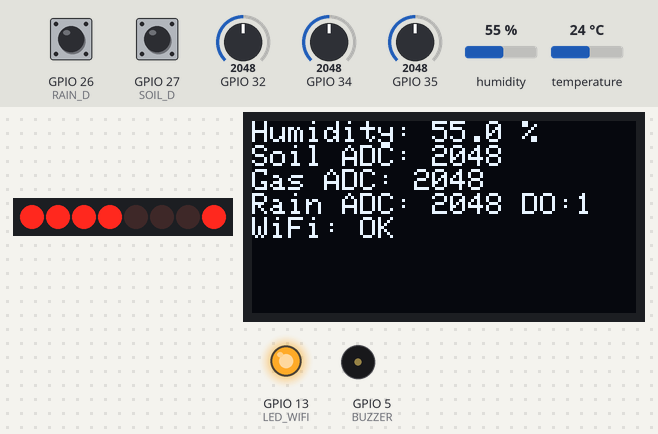
This sketch was run on a simulated ESP32. Parts: 8 shift-register outputs drawn as a row of LEDs (first output left, lit = HIGH), 128×64 one-colour display, output pins drawn as LEDs (lit = HIGH), buzzer (waves = sounding). Wiring (inferred from the names in the program): shift register (74HC595): data GPIO 23; shift clock GPIO 18; latch GPIO 19. Wiring (inferred from the signals the program sends): row of LEDs: on Q0, Q1, Q2, Q3, Q4, Q5, Q6, Q7. The inputs (shaded band) are chosen by the test bench; at power-on: GPIO 35 = 2048, GPIO 26 (RAIN_D) HIGH, GPIO 34 = 2048, GPIO 27 (SOIL_D) HIGH, GPIO 32 = 2048, humidity 55 %, temperature 24 °C. WiFi joins after 1.5 s; servers stay silent unless stated; uploads are accepted with an empty reply; pins used as bus, display or sensor lines are not drawn; what the sketch prints to the serial monitor is not drawn.

Above: at 2.9 s.
3.0 s: GPIO 35 set to 3542
At 6.1 s:
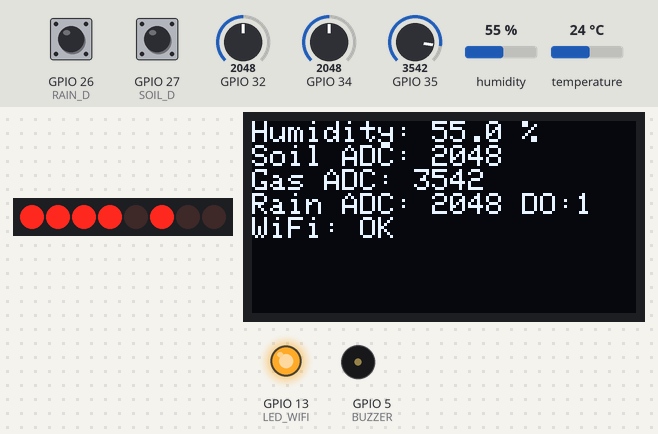
6.5 s: GPIO 35 set to 3632
At 9.2 s:
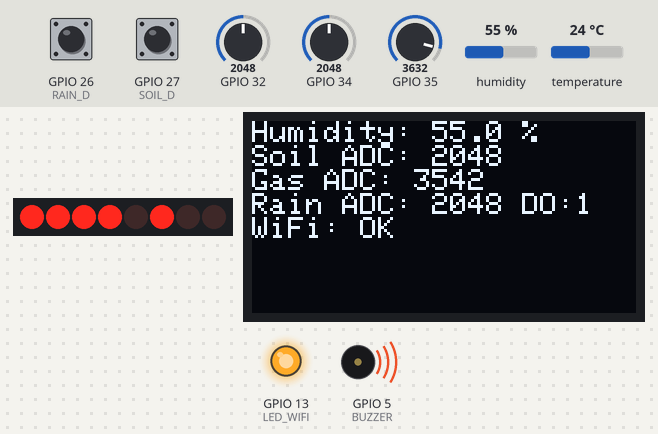
11.6 s: GPIO 26 (RAIN_D) pulled LOW for 3.2 s
At 13.4 s:
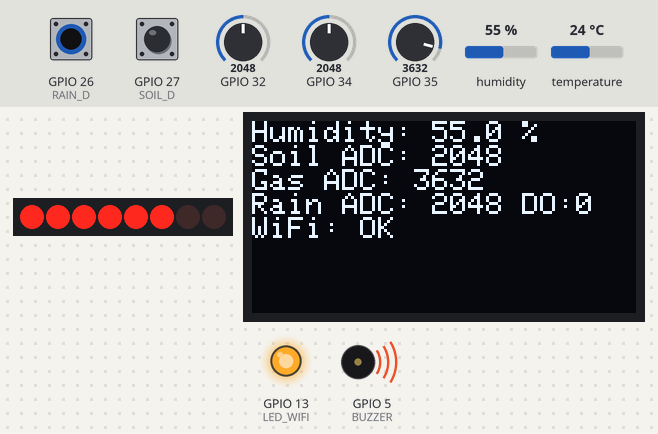
18.3 s: GPIO 34 set to 2939
At 21.4 s:
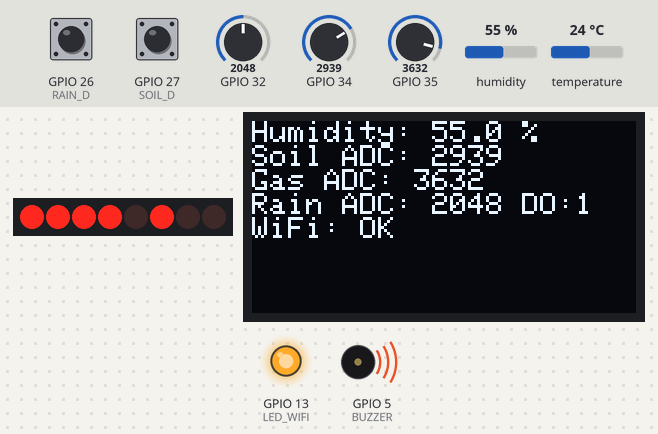
21.7 s: GPIO 34 set to 3026
At 24.1 s:
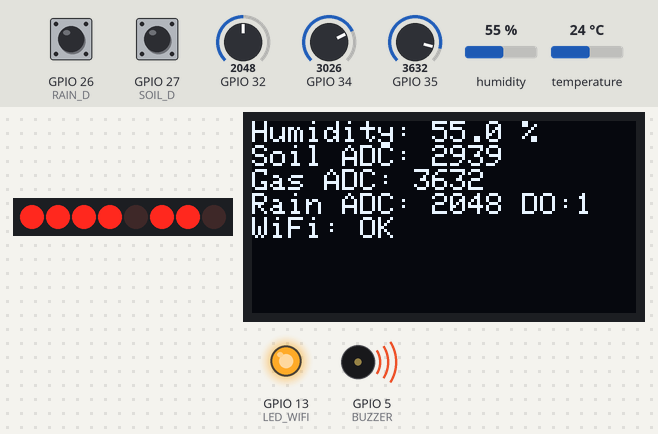
26.7 s: GPIO 35 set to 2960
At 28.9 s:
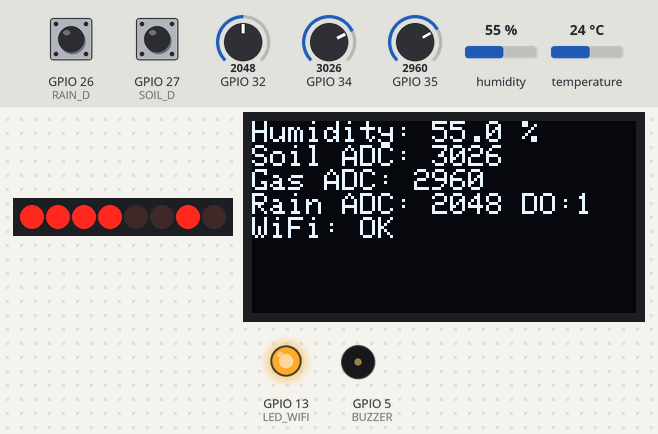
Timing chart, 0 to 30.3 s (numbered marks = the images above; inputs shaded):
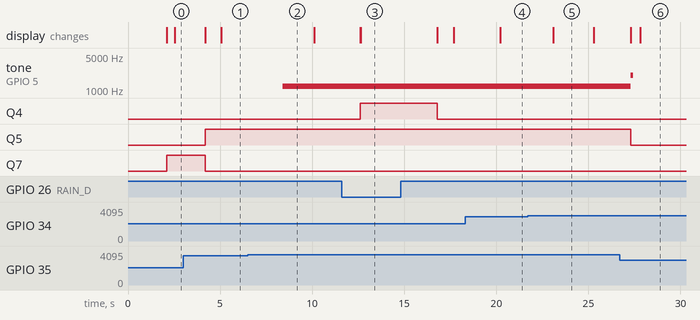

The sketch:

sihAgriFarm.ino
```cpp
// -----------------------------------------------------------
// SMART AGRI IoT – SENSOR-ROBUST VERSION
// Adds sensor-fault detection + ADC stabilization + safe display
// Compatible with your wiring (SN74HC595, OLED, DHT11, AO/DO sensors)
// -----------------------------------------------------------

#include <WiFi.h>
#include <HTTPClient.h>
#include <Adafruit_SSD1306.h>
#include <Adafruit_GFX.h>
#include "DHT.h"

// ---------------- WiFi / API ----------------
const char* ssid = "Moto";
const char* password = "anas@1234";
String apiURL = "https://eob86s60nw99fn5.m.pipedream.net";

// ---------------- OLED ----------------
#define SCREEN_WIDTH 128
#define SCREEN_HEIGHT 64
#define OLED_RESET -1
Adafruit_SSD1306 display(SCREEN_WIDTH, SCREEN_HEIGHT, &Wire, OLED_RESET);

// ---------------- DHT ----------------
#define DHTPIN 15
#define DHTTYPE DHT11
DHT dht(DHTPIN, DHTTYPE);

// ---------------- Pins ----------------
#define SOIL_A 34
#define SOIL_D 27
#define RAIN_A 32
#define RAIN_D 26
#define GAS_A  35
#define BUZZER 5

// 74HC595 pins
#define DATA_PIN   23
#define LATCH_PIN  19
#define CLOCK_PIN  18

// LED bit indexes on 595
#define LED_SOIL_HEALTH   0
#define LED_DHT_HEALTH    1
#define LED_GAS_HEALTH    2
#define LED_RAIN_HEALTH   3
#define LED_WARNING       4
#define LED_CRITICAL      5
#define LED_SOIL_DRY      6
#define LED_SYSTEM_OK     7

// direct WiFi LED
#define LED_WIFI 13

// ---------------- variables ----------------
unsigned long lastSend = 0;
unsigned long sendInterval = 20000;

float hum = NAN;
float tempC = NAN;
int soilAnalog = -1, gasVal = -1, rainAnalog = -1;
bool soilDO = false, rainDO = false;
bool soilOK=false, gasOK=false, rainOK=false, dhtOK=false;
bool wifiOK=false;
byte ledBits = 0;

// ADC config
void adcSetup() {
  analogSetPinAttenuation(SOIL_A, ADC_11db);
  analogSetPinAttenuation(GAS_A, ADC_11db);
  analogSetPinAttenuation(RAIN_A, ADC_11db);
  analogSetWidth(12); // 0..4095
}

// ---------------- helpers ----------------

// Read analog pin N samples, return average. Detect open sensor (float) if all samples ~ 0 or ~4095
int readAnalogStable(int pin, int samples=5, int delayMs=5) {
  int minV = 4096, maxV = -1;
  long sum = 0;
  for (int i=0;i<samples;i++) {
    int v = analogRead(pin);
    sum += v;
    if (v < minV) minV = v;
    if (v > maxV) maxV = v;
    delay(delayMs);
  }
  int avg = sum / samples;
  // If the readings are stuck at extremes or no variation, treat as disconnected
  if ( (maxV - minV) < 3 ) { // almost constant reading
    // if nearly zero or nearly full-scale -> suspicious/disconnected
    if (avg < 10 || avg > 4085) return -1;
  }
  return avg;
}

// safe DHT read with retry
float safeReadHumidity() {
  float h = dht.readHumidity();
  if (!isnan(h) && h >= 0.0 && h <= 100.0) return h;
  // retry once quickly
  delay(200);
  h = dht.readHumidity();
  if (!isnan(h) && h >= 0.0 && h <= 100.0) return h;
  return NAN;
}

// ---------------- shift register ----------------
void shiftOutData(byte data) {
  digitalWrite(LATCH_PIN, LOW);
  shiftOut(DATA_PIN, CLOCK_PIN, MSBFIRST, data);
  digitalWrite(LATCH_PIN, HIGH);
}

// ---------------- setup ----------------
void setup() {
  Serial.begin(115200);
  adcSetup();

  // pins
  pinMode(SOIL_D, INPUT);
  pinMode(RAIN_D, INPUT);
  pinMode(BUZZER, OUTPUT);
  pinMode(LED_WIFI, OUTPUT);

  pinMode(DATA_PIN, OUTPUT);
  pinMode(LATCH_PIN, OUTPUT);
  pinMode(CLOCK_PIN, OUTPUT);
  shiftOutData(0x00);

  // OLED
  if (!display.begin(SSD1306_SWITCHCAPVCC, 0x3C)) {
    Serial.println("OLED init fail");
    for(;;);
  }
  display.clearDisplay();
  display.setTextSize(1);
  display.setTextColor(SSD1306_WHITE);
  display.setCursor(0,0);
  display.println("Booting...");
  display.display();

  dht.begin();
  delay(200); // brief settle

  // WiFi (non-blocking attempt, but we'll wait small time)
  WiFi.begin(ssid, password);
  int t = 0;
  while (WiFi.status() != WL_CONNECTED && t < 15) { delay(300); Serial.print("."); t++; }
  wifiOK = (WiFi.status() == WL_CONNECTED);
  digitalWrite(LED_WIFI, wifiOK ? HIGH : LOW);

  Serial.println();
  Serial.println("Setup done. Sensors OK list: (will detect)");
}

// ---------------- update sensors ----------------
void updateSensors() {
  // DHT humidity only (user wanted temp not shown)
  hum = safeReadHumidity();
  dhtOK = !isnan(hum);

  // analogs: read stable average and detect disconnected (-1)
  int s = readAnalogStable(SOIL_A);
  if (s < 0) { soilAnalog = -1; soilOK = false; } else { soilAnalog = s; soilOK = true; }
  int g = readAnalogStable(GAS_A);
  if (g < 0) { gasVal = -1; gasOK = false; } else { gasVal = g; gasOK = true; }
  int r = readAnalogStable(RAIN_A);
  if (r < 0) { rainAnalog = -1; rainOK = false; } else { rainAnalog = r; rainOK = true; }

  // DO pins (digital) - ensure using INPUT_PULLUP if module floats; many modules pull low when wet
  pinMode(SOIL_D, INPUT_PULLUP);
  pinMode(RAIN_D, INPUT_PULLUP);
  soilDO = digitalRead(SOIL_D); // 1=not-wet often, 0=wet often (depends on module)
  rainDO = digitalRead(RAIN_D);
}

// ---------------- LED logic ----------------
void updateLEDsAndAlerts() {
  byte bits = 0;
  bool anyDanger = false;
  bool anyWarning = false;

  // Health green LEDs: set if sensor reading is valid
  if (dhtOK) bits |= (1<<LED_DHT_HEALTH);
  if (soilOK) bits |= (1<<LED_SOIL_HEALTH);
  if (gasOK) bits |= (1<<LED_GAS_HEALTH);
  if (rainOK) bits |= (1<<LED_RAIN_HEALTH);

  // Soil dryness logic (calibrate thresholds per field)
  if (soilOK && soilAnalog >= 0) {
    // Example thresholds (tune by testing): >3500 very dry, 3000 warning
    if (soilAnalog > 3500) {
      bits |= (1<<LED_SOIL_DRY); anyDanger = false; anyWarning = true;
    } else if (soilAnalog > 3000) {
      bits |= (1<<LED_SOIL_DRY); anyWarning = true;
    }
  }

  // Gas logic
  if (gasOK && gasVal >= 0) {
    if (gasVal > 3600) {
      bits |= (1<<LED_CRITICAL); anyDanger = true;
    } else if (gasVal > 3000) {
      bits |= (1<<LED_CRITICAL); anyWarning = true;
    }
  }

  // Rain: show warning LED (or treat as normal)
  if (rainOK && rainAnalog >= 0) {
    // if DO indicates wet (module may be active-low)
    if (rainDO == LOW) { bits |= (1<<LED_WARNING); anyWarning = true; }
  }

  if (!anyDanger && !anyWarning) bits |= (1<<LED_SYSTEM_OK);

  // push out
  shiftOutData(bits);
  ledBits = bits;

  // buzzer: only for real danger, non-blocking simple approach
  if (anyDanger) {
    tone(BUZZER, 1200); // continuous attention tone
  } else {
    noTone(BUZZER);
    // optional: for warnings do a single short beep (but throttle)
    static unsigned long lastWarn = 0;
    if (anyWarning && millis() - lastWarn > 15000) {
      tone(BUZZER, 2000, 120);
      lastWarn = millis();
    }
  }
}

// ---------------- display ----------------
void updateDisplay() {
  display.clearDisplay();
  display.setTextSize(1);
  display.setCursor(0,0);

  // Humidity
  if (dhtOK) display.printf("Humidity: %.1f %%\n", hum);
  else display.println("Humidity: N/A");

  // Soil ADC
  if (soilOK) display.printf("Soil ADC: %d\n", soilAnalog);
  else display.println("Soil: N/A (probe?)");

  // Gas
  if (gasOK) display.printf("Gas ADC: %d\n", gasVal);
  else display.println("Gas: N/A");

  // Rain
  if (rainOK) display.printf("Rain ADC: %d DO:%d\n", rainAnalog, rainDO);
  else display.println("Rain: N/A");

  display.printf("WiFi: %s\n", wifiOK ? "OK" : "NO");
  display.display();
}

// ---------------- send to server ----------------
void sendToServer() {
  if (!wifiOK) return;

  HTTPClient http;
  http.begin(apiURL);
  http.addHeader("Content-Type", "application/json");
  String json = "{";
  json += "\"humidity\":" + String(dhtOK ? hum : -1) + ",";
  json += "\"soilADC\":" + String(soilOK ? soilAnalog : -1) + ",";
  json += "\"gasADC\":" + String(gasOK ? gasVal : -1) + ",";
  json += "\"rainADC\":" + String(rainOK ? rainAnalog : -1) + ",";
  json += "\"rainDO\":" + String(rainDO ? 1 : 0);
  json += "}";
  int code = http.POST(json);
  Serial.println(code > 0 ? "Sent: " + String(code) : "HTTP Err: " + String(code));
  http.end();
}

// ---------------- loop ----------------
unsigned long lastLoopRead = 0;
unsigned long loopIntervalRead = 2000;
unsigned long lastLoopDisp = 0;
unsigned long dispInterval = 2500;

void loop() {
  // attempt WiFi reconnect occasionally
  if (!wifiOK && (millis() % 15000) < 200) {
    WiFi.reconnect();
    wifiOK = (WiFi.status() == WL_CONNECTED);
    digitalWrite(LED_WIFI, wifiOK ? HIGH : LOW);
  }

  // periodic sensor read
  if (millis() - lastLoopRead >= loopIntervalRead) {
    updateSensors();
    updateLEDsAndAlerts();
    lastLoopRead = millis();
  }

  if (millis() - lastLoopDisp >= dispInterval) {
    updateDisplay();
    lastLoopDisp = millis();
  }

  if (millis() - lastSend >= sendInterval) {
    sendToServer();
    lastSend = millis();
  }
}
```

Measured:
- the behaviour switches between 3600 and 3601 on GPIO 35 (found by bisection; images 1 and 2)
- the behaviour switches between 3000 and 3001 on GPIO 34 (found by bisection; images 4 and 5)
- after the input at 3.0 s, Q5: LOW → HIGH after 1.2 s; Q7: HIGH → LOW after 1.2 s; the display: first changes after 1.2 s (image 1 shows a later state)
- after the input at 6.5 s, tone on GPIO 5 (BUZZER): silent → 1200 Hz after 1.9 s
- after the input at 11.6 s, Q4: LOW → HIGH after 1.0 s, → LOW 4.2 s later; the display: first changes after 1.0 s (image 3 shows a later state)
- after the input at 18.3 s, the display: changes after 1.9 s (image 4)
- after the input at 21.7 s, the display: changes after 1.4 s (image 5)
- after the input at 26.7 s, tone on GPIO 5 (BUZZER): 1200 Hz → 2000 Hz after 0.60 s, → silent 0.12 s later; Q5: HIGH → LOW after 0.60 s; the display: first changes after 0.60 s (image 6 shows a later state)
